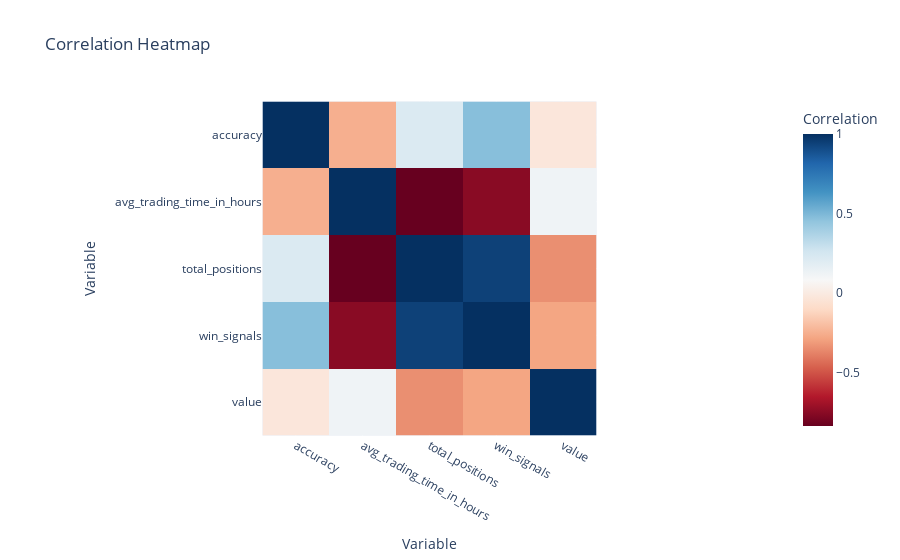

Notebook cell for this chart:
### Markdown cell above
### Heatmap for Correlation Analysis
This heatmap illustrates the correlation between various numerical variables such as accuracy, average trading time, total positions, win signals, and value.

### Code cell
import plotly.express as px

# Calculate the correlation matrix
correlation_matrix = df[['accuracy', 'avg_trading_time_in_hours', 'total_positions', 'win_signals', 'value']].corr()

# Generate the heatmap
fig = px.imshow(correlation_matrix,
                x=correlation_matrix.columns,
                y=correlation_matrix.columns,
                title='Correlation Heatmap',
                labels=dict(x="Variable", y="Variable", color="Correlation"),
                color_continuous_scale='RdBu')

fig.show()

### Figure 1 — Plotly figure (JSON) as saved in the notebook; plotly's stock layout.template omitted (floating-point values rounded to 4 significant figures)
{"data": [{"coloraxis": "coloraxis", "name": "0", "x": ["accuracy", "avg_trading_time_in_hours", "total_positions", "win_signals", "value"], "y": ["accuracy", "avg_trading_time_in_hours", "total_positions", "win_signals", "value"], "z": [[1.0, -0.2508, 0.2157, 0.4722, -0.02597], [-0.2508, 1.0, -0.8348, -0.752, 0.1195], [0.2157, -0.8348, 1.0, 0.9429, -0.3429], [0.4722, -0.752, 0.9429, 1.0, -0.2815], [-0.02597, 0.1195, -0.3429, -0.2815, 1.0]], "type": "heatmap", "xaxis": "x", "yaxis": "y", "hovertemplate": "Variable: %{x}<br>Variable: %{y}<br>Correlation: %{z}<extra></extra>"}], "layout": {"xaxis": {"anchor": "y", "domain": [0.0, 1.0], "scaleanchor": "y", "constrain": "domain", "title": {"text": "Variable"}}, "yaxis": {"anchor": "x", "domain": [0.0, 1.0], "autorange": "reversed", "constrain": "domain", "title": {"text": "Variable"}}, "coloraxis": {"colorbar": {"title": {"text": "Correlation"}}, "colorscale": [[0.0, "rgb(103,0,31)"], [0.1, "rgb(178,24,43)"], [0.2, "rgb(214,96,77)"], [0.3, "rgb(244,165,130)"], [0.4, "rgb(253,219,199)"], [0.5, "rgb(247,247,247)"], [0.6, "rgb(209,229,240)"], [0.7, "rgb(146,197,222)"], [0.8, "rgb(67,147,195)"], [0.9, "rgb(33,102,172)"], [1.0, "rgb(5,48,97)"]]}, "title": {"text": "Correlation Heatmap"}}}
